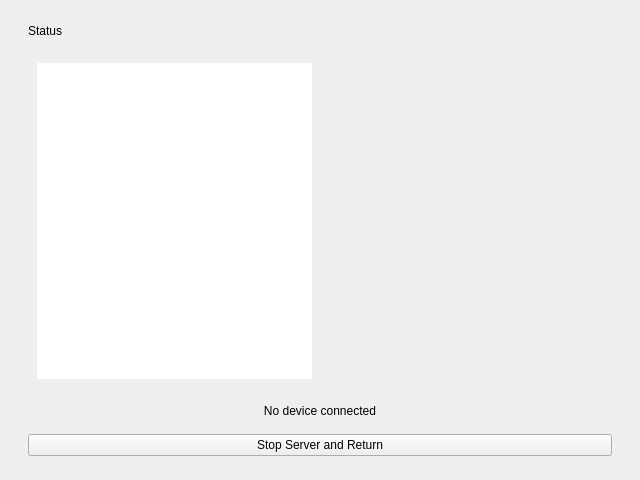
<?xml version="1.0" encoding="UTF-8"?>
<ui version="4.0">
 <class>Server</class>
 <widget class="QWidget" name="Server">
  <property name="geometry">
   <rect>
    <x>0</x>
    <y>0</y>
    <width>640</width>
    <height>480</height>
   </rect>
  </property>
  <property name="windowTitle">
   <string>Server</string>
  </property>
  <layout class="QVBoxLayout" name="verticalLayout">
   <property name="leftMargin"><number>28</number></property>
   <property name="topMargin"><number>24</number></property>
   <property name="rightMargin"><number>28</number></property>
   <property name="bottomMargin"><number>24</number></property>
   <property name="spacing"><number>16</number></property>
   <item>
    <widget class="QLabel" name="statusLabel">
     <property name="wordWrap"><bool>true</bool></property>
     <property name="margin"><number>16</number></property>
     <property name="role" stdset="0"><string>card</string></property>
     <property name="text">
      <string>Status</string>
     </property>
     <property name="textFormat">
      <enum>Qt::MarkdownText</enum>
     </property>
     <property name="openExternalLinks">
      <bool>true</bool>
     </property>
     <property name="textInteractionFlags">
      <set>Qt::TextBrowserInteraction</set>
     </property>
    </widget>
   </item>
   <item>
    <widget class="QWidget" name="IPwidget" native="true">
     <layout class="QHBoxLayout" name="horizontalLayout">
      <property name="spacing">
       <number>16</number>
      </property>
      <item>
       <widget class="QListWidget" name="IPList">
        <property name="frameShape">
         <enum>QFrame::NoFrame</enum>
        </property>
        <property name="horizontalScrollBarPolicy">
         <enum>Qt::ScrollBarAlwaysOff</enum>
        </property>
        <property name="sizeAdjustPolicy">
         <enum>QAbstractScrollArea::AdjustToContents</enum>
        </property>
        <property name="editTriggers">
         <set>QAbstractItemView::NoEditTriggers</set>
        </property>
        <property name="showDropIndicator" stdset="0">
         <bool>false</bool>
        </property>
        <property name="selectionMode">
         <enum>QAbstractItemView::SingleSelection</enum>
        </property>
        <property name="selectionBehavior">
         <enum>QAbstractItemView::SelectRows</enum>
        </property>
        <property name="textElideMode">
         <enum>Qt::ElideNone</enum>
        </property>
       </widget>
      </item>
      <item>
       <widget class="QStackedWidget" name="QRViewer"/>
      </item>
     </layout>
    </widget>
   </item>
   <item>
    <widget class="QLabel" name="clientLabel">
     <property name="alignment"><set>Qt::AlignCenter</set></property>
     <property name="role" stdset="0"><string>pill</string></property>
     <property name="text">
      <string>No device connected</string>
     </property>
     <property name="textFormat">
      <enum>Qt::MarkdownText</enum>
     </property>
     <property name="textInteractionFlags">
      <set>Qt::TextBrowserInteraction</set>
     </property>
    </widget>
   </item>
   <item>
    <widget class="QPushButton" name="stopButton">
     <property name="cursor"><cursorShape>PointingHandCursor</cursorShape></property>
     <property name="variant" stdset="0"><string>danger</string></property>
     <property name="text">
      <string>Stop Server and Return</string>
     </property>
    </widget>
   </item>
  </layout>
 </widget>
 <resources/>
 <connections/>
 <slots>
  <slot>accept()</slot>
  <slot>reject()</slot>
 </slots>
</ui>
